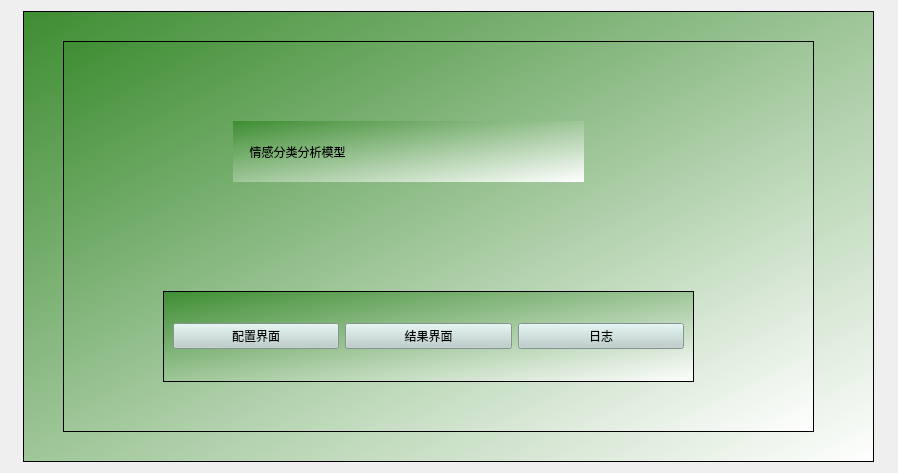
<?xml version="1.0" encoding="UTF-8"?>
<ui version="4.0">
 <class>Form</class>
 <widget class="QWidget" name="Form">
  <property name="geometry">
   <rect>
    <x>0</x>
    <y>0</y>
    <width>898</width>
    <height>469</height>
   </rect>
  </property>
  <property name="windowTitle">
   <string>Form</string>
  </property>
  <layout class="QGridLayout" name="gridLayout">
   <item row="0" column="0">
    <widget class="QFrame" name="frame">
     <property name="minimumSize">
      <size>
       <width>851</width>
       <height>451</height>
      </size>
     </property>
     <property name="maximumSize">
      <size>
       <width>851</width>
       <height>451</height>
      </size>
     </property>
     <property name="styleSheet">
      <string notr="true">background-color: qlineargradient(spread:pad, x1:0, y1:0, x2:1, y2:1, stop:0 rgba(62, 141, 50, 255), stop:1 rgba(255, 255, 255, 255));</string>
     </property>
     <property name="frameShape">
      <enum>QFrame::StyledPanel</enum>
     </property>
     <property name="frameShadow">
      <enum>QFrame::Raised</enum>
     </property>
     <widget class="QFrame" name="frame_3">
      <property name="geometry">
       <rect>
        <x>40</x>
        <y>30</y>
        <width>751</width>
        <height>391</height>
       </rect>
      </property>
      <property name="frameShape">
       <enum>QFrame::StyledPanel</enum>
      </property>
      <property name="frameShadow">
       <enum>QFrame::Raised</enum>
      </property>
      <widget class="QLabel" name="label">
       <property name="geometry">
        <rect>
         <x>170</x>
         <y>80</y>
         <width>351</width>
         <height>61</height>
        </rect>
       </property>
       <property name="styleSheet">
        <string notr="true">font: 26pt &quot;华文行楷&quot;;

</string>
       </property>
       <property name="text">
        <string>     情感分类分析模型</string>
       </property>
      </widget>
      <widget class="QFrame" name="frame_2">
       <property name="geometry">
        <rect>
         <x>100</x>
         <y>250</y>
         <width>531</width>
         <height>91</height>
        </rect>
       </property>
       <property name="styleSheet">
        <string notr="true"/>
       </property>
       <property name="frameShape">
        <enum>QFrame::StyledPanel</enum>
       </property>
       <property name="frameShadow">
        <enum>QFrame::Raised</enum>
       </property>
       <layout class="QHBoxLayout" name="horizontalLayout">
        <item>
         <widget class="QPushButton" name="pushButton">
          <property name="styleSheet">
           <string notr="true">font: 14pt &quot;AcadEref&quot;;
background-color: rgb(186, 206, 202);</string>
          </property>
          <property name="text">
           <string>配置界面</string>
          </property>
         </widget>
        </item>
        <item>
         <widget class="QPushButton" name="pushButton_2">
          <property name="styleSheet">
           <string notr="true">font: 14pt &quot;AcadEref&quot;;
background-color: rgb(186, 206, 202);</string>
          </property>
          <property name="text">
           <string>结果界面</string>
          </property>
         </widget>
        </item>
        <item>
         <widget class="QPushButton" name="pushButton_3">
          <property name="styleSheet">
           <string notr="true">font: 14pt &quot;AcadEref&quot;;
background-color: rgb(186, 206, 202);</string>
          </property>
          <property name="text">
           <string>日志</string>
          </property>
         </widget>
        </item>
       </layout>
      </widget>
     </widget>
    </widget>
   </item>
  </layout>
 </widget>
 <resources/>
 <connections/>
</ui>
